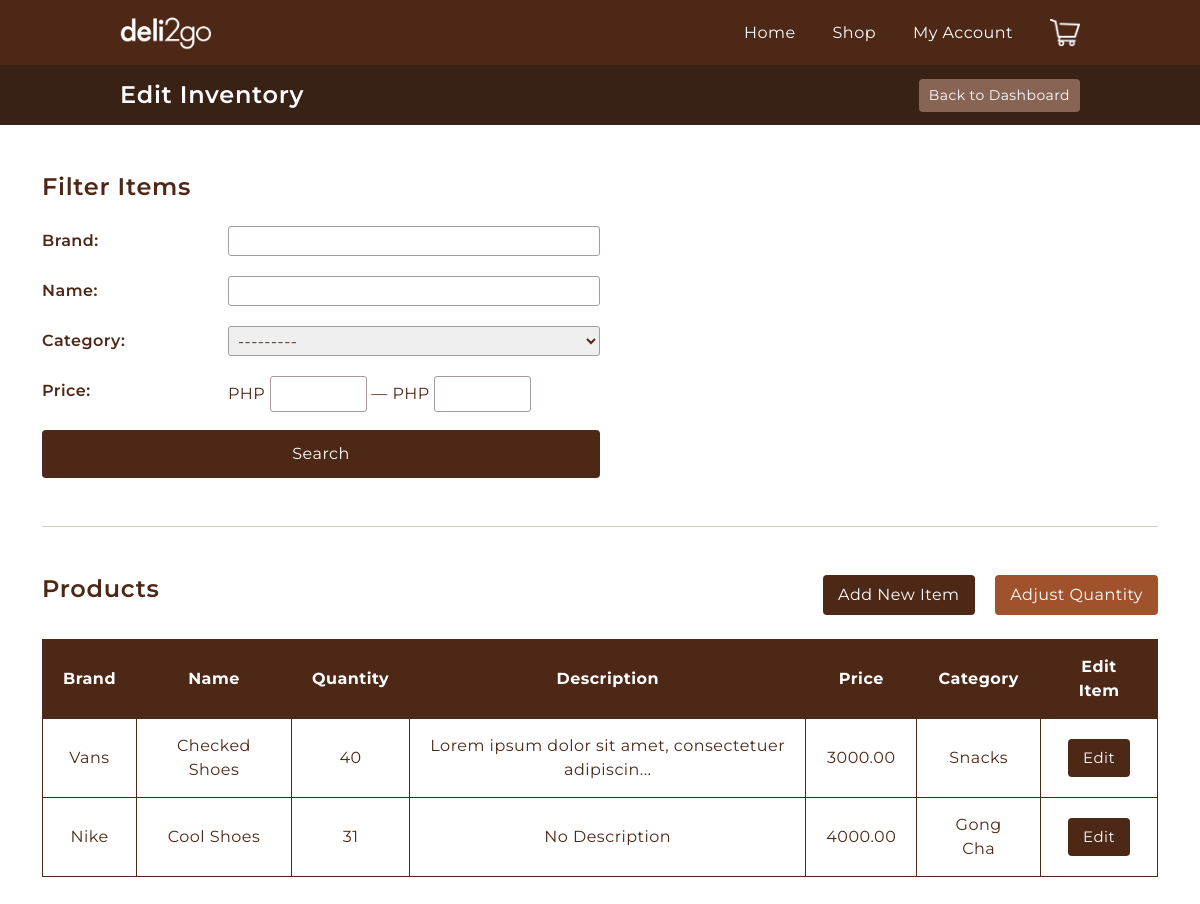
/cashier/edit-inventory/, run on an earlier commit of the app's database.
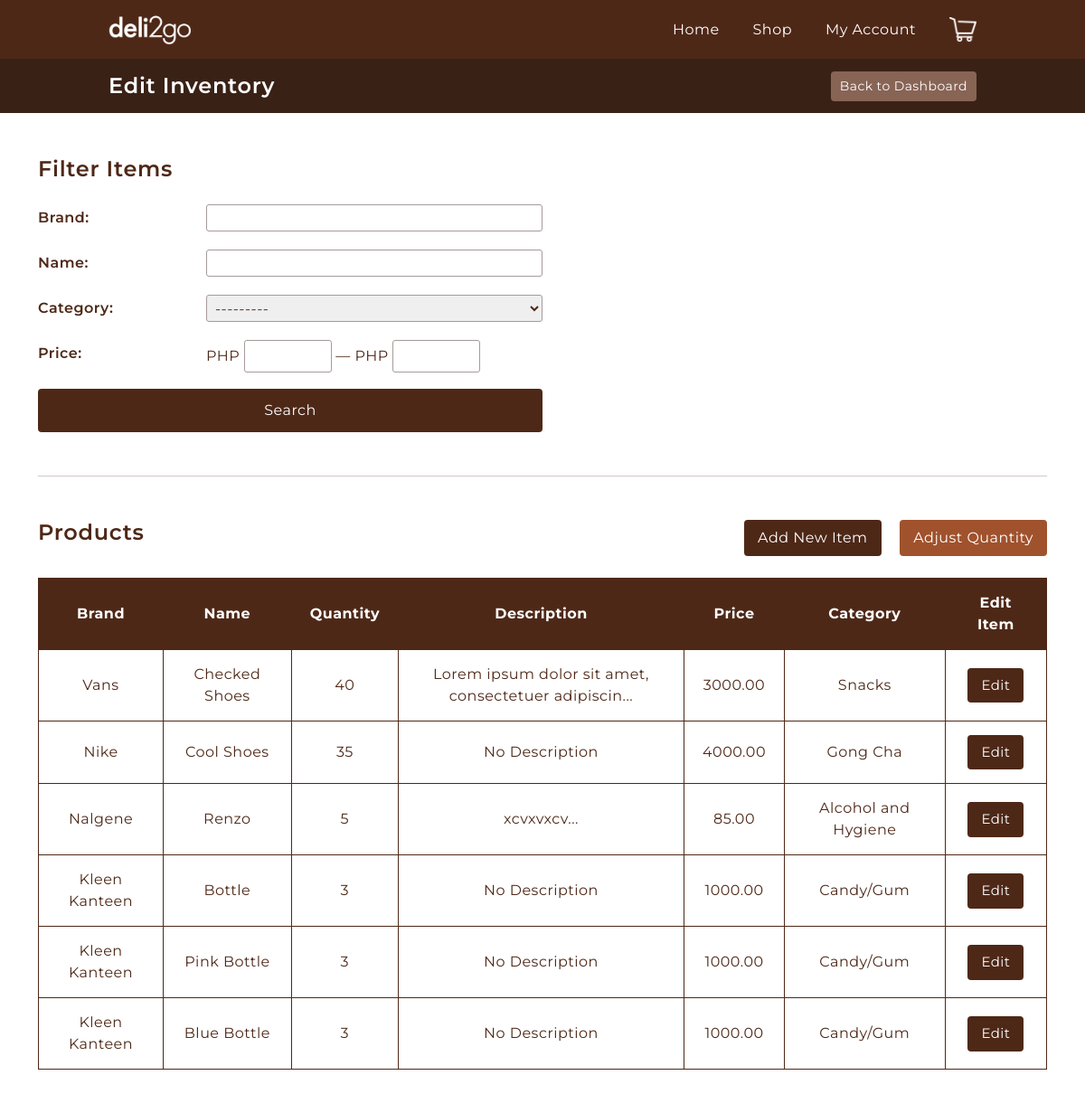
And on a later commit of the database.
### cashier/models.py (models this page shows, shortened)
class Item(models.Model):
    image = models.ImageField(null=True, blank=True)
    name = models.CharField(max_length=20)
    description = models.TextField(max_length=500, blank=True)
    brand = models.CharField(max_length=50)
    stock = models.PositiveIntegerField()
    price = models.DecimalField(max_digits=6, decimal_places=2)
    category = models.ForeignKey(Category, on_delete=models.SET_NULL, null=True, blank=True)
    @property
    def get_shortened_desc(self):
        return self.description[0:50]

class Category(models.Model):
    name = models.CharField(max_length=44)
    def __str__(self):
        return self.name

### cashier/views.py (the view)
# urls.py: path('edit-inventory/', views.edit_inventory, name="edit-inventory"),
def edit_inventory(request):
    items = Item.objects.all()
    item_filter = ItemFilter(request.GET, queryset=items)
    items = item_filter.qs
    context = {
        'items':items,
        'item_filter':item_filter
    }
    return render(request, 'cashier/edit_inventory.html', context)

### templates/cashier/edit_inventory.html
{% extends 'base.html' %} {% load static %}
{% block topbar %}
<h4>Edit Inventory</h4>
{% endblock topbar %}
{% block topbar-button %}
<a href="{% url 'cashier-dashboard' %}"><button>Back to Dashboard</button></a>
{% endblock topbar-button %}
{% block content %}
<main class="edit-inventory container mt-5">
    <section class="edit_inventory__filter w-50">
        <h4>Filter Items</h4>
        <form method="get" class="filter-form mt-4">
            <div class="filter-content">
                <h6 class="filter-label align-self-center">Brand:</h6>
                {{item_filter.form.brand}}
                <h6 class="filter-label align-self-center">Name:</h6>
                {{item_filter.form.name}}
                <h6 class="filter-label align-self-center">Category:</h6>
                {{item_filter.form.category}}
                <h6 class="filter-label align-self-center">Price:</h6>
                <span
                    >PHP {{item_filter.form.min_price}} — PHP
                    {{item_filter.form.max_price}}</span
                >
            </div>
            <button
                class="filter-submit bg-darkbrown b-0 mt-4 text-white w-100"
                type="submit"
            >
                Search
            </button>
        </form>
    </section>
    <hr class="mt-5">
    <section class="edit_inventory__items mt-5">
        <header class="edit_inventory__items-header d-flex justify-content-between">
            <h4>Products</h4>
            <div class="edit_inventory__buttons">
                <a href="{% url 'add-items' %}"><button class="bg-darkbrown">Add New Item</button></a>
                <a href="{% url 'add-items' %}"><button class="bg-sienna ms-3">Adjust Quantity</button></a>
            </div>
        </header>
        <table class="mt-4 text-center">
            <thead>
                <tr>
                    <th>Brand</th>
                    <th>Name</th>
                    <th>Quantity</th>
                    <th>Description</th>
                    <th>Price</th>
                    <th>Category</th>
                    <th>Edit Item</th>
                </tr>
            </thead>
            <tbody>
                {% for item in items %}
                <tr>
                    <td>{{item.brand}}</td>
                    <td>{{item.name}}</td>
                    <td>{{item.stock}}</td>
                    {% if item.description %}
                        <td class="text-left">{{item.get_shortened_desc}}...</td>
                        {% else %}
                        <td>No Description</td>
                    {% endif %}
                    <td>{{item.price}}</td>
                    <td>{{item.category}}</td>
                    <td><a href="{% url 'edit-items' item.id %}"><button class="bg-darkbrown">Edit</button></a></td>
                </tr>
                {% endfor %}
            </tbody>
        </table>
    </section>
</main>
{% endblock content %}

What changed in the data, as far as the page shows it:
changed Item "Nike": stock "31" → "35"
added Item: brand "Nalgene", name "Renzo", stock "5", get_shortened_desc "xcvxvxcv", price "85.00", category "Alcohol and Hygiene"
added Item: brand "Kleen Kanteen", name "Bottle", stock "3", description "No Description", price "1000.00", category "Candy/Gum"
added Item: brand "Kleen Kanteen", name "Pink Bottle", stock "3", description "No Description", price "1000.00", category "Candy/Gum"
added Item: brand "Kleen Kanteen", name "Blue Bottle", stock "3", description "No Description", price "1000.00", category "Candy/Gum"
